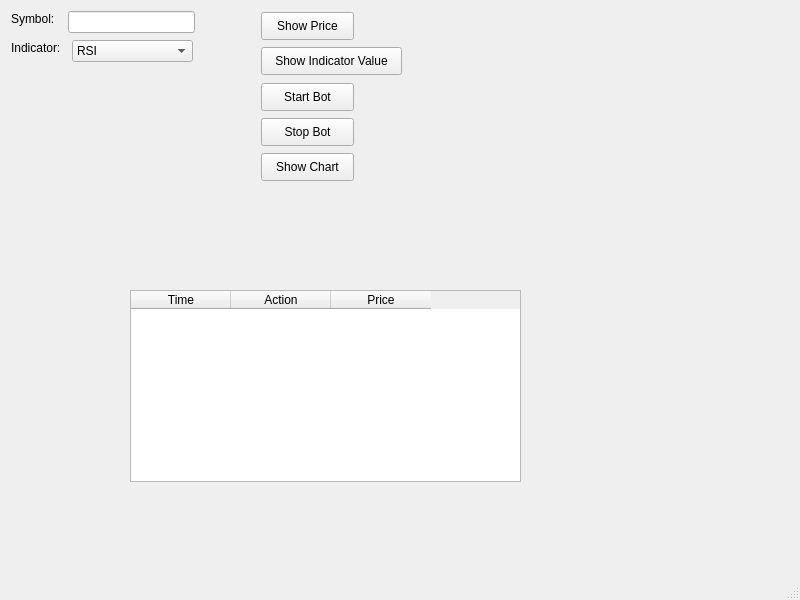
<?xml version="1.0" encoding="UTF-8"?>
<ui version="4.0">
 <class>main</class>
 <widget class="QMainWindow" name="main">
  <property name="geometry">
   <rect>
    <x>0</x>
    <y>0</y>
    <width>800</width>
    <height>600</height>
   </rect>
  </property>
  <property name="windowTitle">
   <string>Binance Trading Bot</string>
  </property>
  <widget class="QWidget" name="centralwidget">
   <widget class="QLabel" name="label_2">
    <property name="geometry">
     <rect>
      <x>11</x>
      <y>11</y>
      <width>47</width>
      <height>16</height>
     </rect>
    </property>
    <property name="text">
     <string>Symbol:</string>
    </property>
   </widget>
   <widget class="QLineEdit" name="lineEdit">
    <property name="geometry">
     <rect>
      <x>68</x>
      <y>11</y>
      <width>127</width>
      <height>22</height>
     </rect>
    </property>
   </widget>
   <widget class="QComboBox" name="comboBox">
    <property name="geometry">
     <rect>
      <x>72</x>
      <y>40</y>
      <width>121</width>
      <height>22</height>
     </rect>
    </property>
    <item>
     <property name="text">
      <string>RSI</string>
     </property>
    </item>
    <item>
     <property name="text">
      <string>MACD</string>
     </property>
    </item>
    <item>
     <property name="text">
      <string>EMA</string>
     </property>
    </item>
    <item>
     <property name="text">
      <string>SMA</string>
     </property>
    </item>
   </widget>
   <widget class="QLabel" name="label">
    <property name="geometry">
     <rect>
      <x>11</x>
      <y>40</y>
      <width>55</width>
      <height>16</height>
     </rect>
    </property>
    <property name="text">
     <string>Indicator:</string>
    </property>
   </widget>
   <widget class="QLabel" name="label_3">
    <property name="geometry">
     <rect>
      <x>420</x>
      <y>50</y>
      <width>151</width>
      <height>101</height>
     </rect>
    </property>
    <property name="font">
     <font>
      <pointsize>24</pointsize>
     </font>
    </property>
    <property name="text">
     <string/>
    </property>
   </widget>
   <widget class="QLabel" name="label_4">
    <property name="geometry">
     <rect>
      <x>550</x>
      <y>80</y>
      <width>241</width>
      <height>41</height>
     </rect>
    </property>
    <property name="font">
     <font>
      <pointsize>18</pointsize>
     </font>
    </property>
    <property name="text">
     <string/>
    </property>
   </widget>
   <widget class="QLabel" name="label_5">
    <property name="geometry">
     <rect>
      <x>420</x>
      <y>-10</y>
      <width>191</width>
      <height>101</height>
     </rect>
    </property>
    <property name="font">
     <font>
      <pointsize>24</pointsize>
     </font>
    </property>
    <property name="text">
     <string/>
    </property>
   </widget>
   <widget class="QLabel" name="label_6">
    <property name="geometry">
     <rect>
      <x>600</x>
      <y>20</y>
      <width>191</width>
      <height>51</height>
     </rect>
    </property>
    <property name="font">
     <font>
      <pointsize>18</pointsize>
     </font>
    </property>
    <property name="text">
     <string/>
    </property>
   </widget>
   <widget class="QPushButton" name="pushButton_4">
    <property name="geometry">
     <rect>
      <x>261</x>
      <y>47</y>
      <width>141</width>
      <height>28</height>
     </rect>
    </property>
    <property name="text">
     <string>Show Indicator Value</string>
    </property>
   </widget>
   <widget class="QLabel" name="label_7">
    <property name="geometry">
     <rect>
      <x>420</x>
      <y>110</y>
      <width>361</width>
      <height>81</height>
     </rect>
    </property>
    <property name="font">
     <font>
      <pointsize>24</pointsize>
     </font>
    </property>
    <property name="text">
     <string/>
    </property>
   </widget>
   <widget class="QPushButton" name="pushButton">
    <property name="geometry">
     <rect>
      <x>261</x>
      <y>12</y>
      <width>93</width>
      <height>28</height>
     </rect>
    </property>
    <property name="text">
     <string>Show Price</string>
    </property>
   </widget>
   <widget class="QPushButton" name="pushButton_2">
    <property name="geometry">
     <rect>
      <x>261</x>
      <y>83</y>
      <width>93</width>
      <height>28</height>
     </rect>
    </property>
    <property name="text">
     <string>Start Bot</string>
    </property>
   </widget>
   <widget class="QPushButton" name="pushButton_3">
    <property name="geometry">
     <rect>
      <x>261</x>
      <y>118</y>
      <width>93</width>
      <height>28</height>
     </rect>
    </property>
    <property name="text">
     <string>Stop Bot</string>
    </property>
   </widget>
   <widget class="QPushButton" name="pushButton_5">
    <property name="geometry">
     <rect>
      <x>261</x>
      <y>153</y>
      <width>93</width>
      <height>28</height>
     </rect>
    </property>
    <property name="text">
     <string>Show Chart</string>
    </property>
   </widget>
   <widget class="QTableWidget" name="tableWidget">
    <property name="geometry">
     <rect>
      <x>130</x>
      <y>290</y>
      <width>391</width>
      <height>192</height>
     </rect>
    </property>
    <property name="accessibleName">
     <string>tableWidget</string>
    </property>
    <property name="showGrid">
     <bool>true</bool>
    </property>
    <column>
     <property name="text">
      <string>Time</string>
     </property>
    </column>
    <column>
     <property name="text">
      <string>Action</string>
     </property>
    </column>
    <column>
     <property name="text">
      <string>Price</string>
     </property>
    </column>
   </widget>
   <widget class="QLabel" name="isActive">
    <property name="geometry">
     <rect>
      <x>200</x>
      <y>480</y>
      <width>281</width>
      <height>71</height>
     </rect>
    </property>
    <property name="font">
     <font>
      <pointsize>14</pointsize>
      <weight>75</weight>
      <bold>true</bold>
     </font>
    </property>
    <property name="text">
     <string/>
    </property>
   </widget>
  </widget>
  <widget class="QMenuBar" name="menubar">
   <property name="geometry">
    <rect>
     <x>0</x>
     <y>0</y>
     <width>800</width>
     <height>26</height>
    </rect>
   </property>
  </widget>
  <widget class="QStatusBar" name="statusbar"/>
 </widget>
 <resources/>
 <connections/>
</ui>
